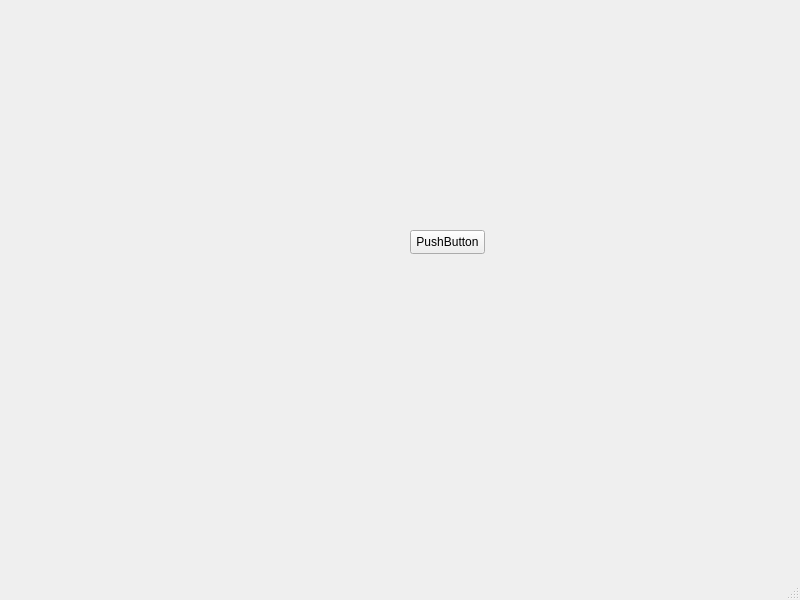
<?xml version="1.0" encoding="UTF-8"?>
<ui version="4.0">
 <class>MainWindow</class>
 <widget class="QMainWindow" name="MainWindow">
  <property name="geometry">
   <rect>
    <x>0</x>
    <y>0</y>
    <width>800</width>
    <height>600</height>
   </rect>
  </property>
  <property name="windowTitle">
   <string>MainWindow</string>
  </property>
  <widget class="QWidget" name="centralwidget">
   <widget class="QPushButton" name="pushButton">
    <property name="geometry">
     <rect>
      <x>410</x>
      <y>230</y>
      <width>75</width>
      <height>24</height>
     </rect>
    </property>
    <property name="text">
     <string>PushButton</string>
    </property>
   </widget>
  </widget>
  <widget class="QMenuBar" name="menubar">
   <property name="geometry">
    <rect>
     <x>0</x>
     <y>0</y>
     <width>800</width>
     <height>22</height>
    </rect>
   </property>
  </widget>
  <widget class="QStatusBar" name="statusbar"/>
 </widget>
 <resources/>
 <connections/>
</ui>
